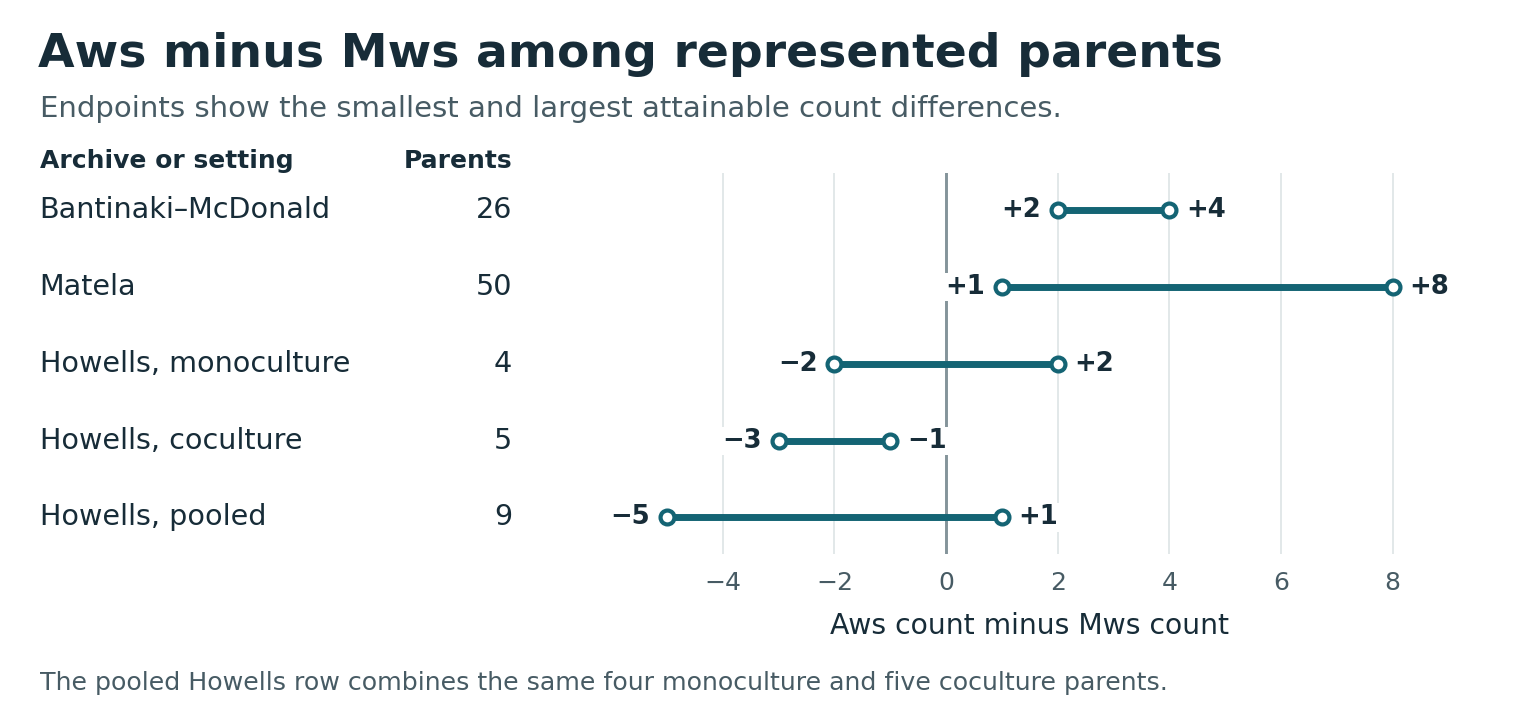

The script that saved this image:
"""Render the archived Aws–Mws count ranges with optional Matplotlib."""

import json
from pathlib import Path

import matplotlib

matplotlib.use("Agg")
import matplotlib.pyplot as plt


def load_ranges(folder):
    previous = json.loads((folder.parent / "archived_route_ranks" / "rank_result.json").read_text())
    howells = json.loads((folder / "howells_completion.json").read_text())
    series = [
        ("Bantinaki–McDonald", 26, previous["historical_26"]),
        ("Matela", 50, previous["matela_50"]),
        ("Howells, monoculture", howells["monoculture"]["parents"], howells["monoculture"]),
        ("Howells, coculture", howells["coculture"]["parents"], howells["coculture"]),
        ("Howells, pooled", howells["pooled"]["parents"], howells["pooled"]),
    ]
    return [(label, n, data["differences"]["A-M"]) for label, n, data in series]


def signed(value):
    return f"{value:+d}".replace("-", "−") if value else "0"


def render(rows, destination):
    ink, muted, blue = "#172c38", "#475b64", "#146474"
    fig = plt.figure(figsize=(7.6, 3.6), facecolor="white")
    chart = fig.add_axes([0.38, 0.23, 0.595, 0.53])
    chart.set_xlim(-6.6, 9.6)
    chart.set_ylim(-0.48, len(rows) - 0.52)
    chart.set_yticks([])
    chart.set_xticks(range(-4, 9, 2))
    chart.tick_params(axis="x", length=0, pad=6, labelsize=9, colors=muted)
    for spine in chart.spines.values():
        spine.set_visible(False)
    chart.grid(axis="x", color="#e2e8e9", linewidth=0.7)
    chart.axvline(0, color="#84949a", linewidth=1.05)

    fig.text(0.025, 0.907, "Aws minus Mws among represented parents",
             fontsize=17, fontweight="bold", color=ink)
    fig.text(0.026, 0.837, "Endpoints show the smallest and largest attainable count differences.",
             fontsize=10.5, color=muted)
    for x, label, align in [(0.026, "Archive or setting", "left"), (0.337, "Parents", "right")]:
        fig.text(x, 0.767, label, ha=align, fontsize=9, fontweight="bold", color=ink)

    # Place labels in figure coordinates horizontally and align to the data rows vertically.
    for y, (label, n, (low, high)) in zip(reversed(range(len(rows))), rows):
        row_y = fig.transFigure.inverted().transform(chart.transData.transform((0, y)))[1]
        fig.text(0.026, row_y, label, va="center", fontsize=10.3, color=ink)
        fig.text(0.337, row_y, str(n), va="center", ha="right", fontsize=10.3, color=ink)
        chart.plot([low, high], [y, y], color=blue, linewidth=2.5, marker="o",
                   markerfacecolor="white", markeredgewidth=1.5, markersize=5, zorder=3)
        for value, offset, align in [(low, -6, "right"), (high, 6, "left")]:
            chart.annotate(signed(value), (value, y), xytext=(offset, 0),
                           textcoords="offset points", ha=align, va="center",
                           fontsize=9.3, fontweight="bold", color=ink,
                           bbox={"facecolor": "white", "edgecolor": "none", "pad": 0.35})
    chart.set_xlabel("Aws count minus Mws count", fontsize=10.2, labelpad=6, color=ink)
    fig.text(0.026, 0.042, "The pooled Howells row combines the same four monoculture and five coculture parents.",
             fontsize=9.1, color=muted)
    fig.savefig(destination, dpi=200, facecolor="white")
    plt.close(fig)


if __name__ == "__main__":
    here = Path(__file__).resolve().parent
    render(load_ranges(here), here / "rank_margins.png")
